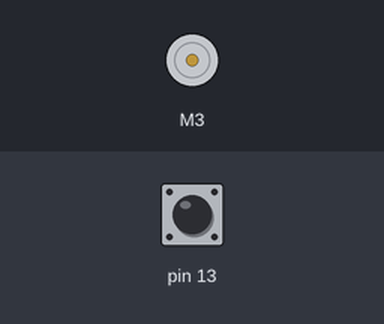
Simulated run of this sketch. Board: Arduino Uno, built with avr-gcc and run on an emulated ATmega328P. Shown: DC motor (green arrow = forward, orange = backward, longer = faster). The test bench sets the inputs (shaded band); at power-on: pin 13 HIGH.

Above: at 0.1 s.
At 14.9 s:
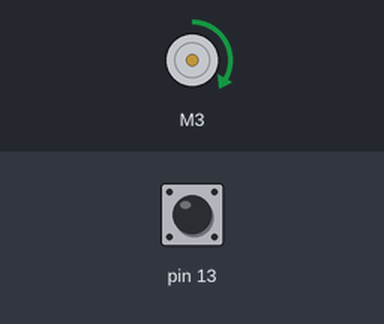
At 29.9 s:
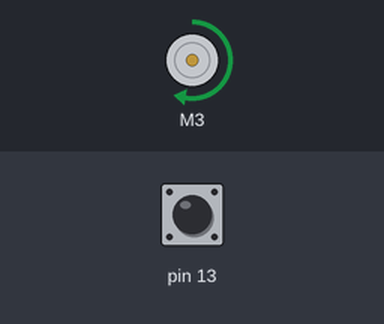
Timing chart, 0 to 31.4 s (numbered marks = the images above):
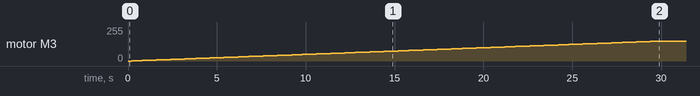

Measured:
- by itself, motor M3: moves from stopped to forward 149/255 over 29.6 s

The sketch:

EsteiraRamp.ino
```cpp
// (licence header left out)
#include <AFMotor.h>
uint8_t i;
AF_DCMotor motor(3);
boolean ramping=true;
void setup() {
  // turn off motor
  motor.setSpeed(0);
  motor.run(RELEASE);
  pinMode(13, INPUT);
}

void loop() {
  int MaxSpeed=150;
  motor.run(FORWARD);

  // wait for a pulse in port 13

   while(digitalRead(13) == LOW)
   {  //While loop that SHOULD end if the input goes low
            delay(100);                                                // wait 100 ms
            // increase the counter
   }

   // rampa pra cima
 for (i=0; i<MaxSpeed; i++) {
    motor.setSpeed(i);
    delay(200);
 }

delay(40000); //tempo de velocidade maxima

// rampa pra baixo
 for (i=MaxSpeed-1; i>0; i--) {
    motor.setSpeed(i);
    delay(200);
 }

}
```
